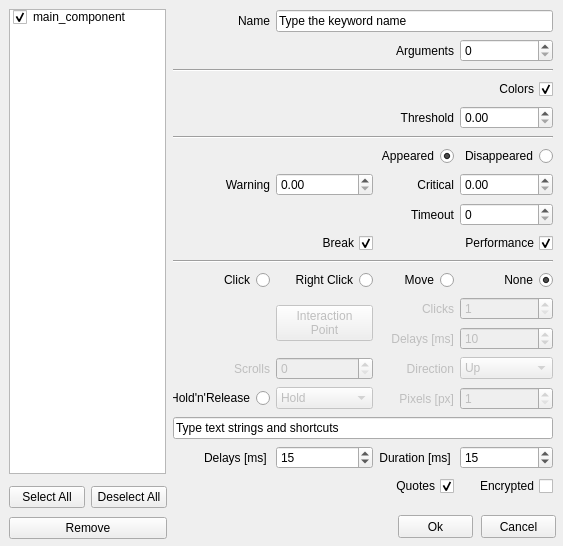
<?xml version="1.0" encoding="UTF-8"?>
<ui version="4.0">
 <class>Form</class>
 <widget class="QWidget" name="Form">
  <property name="geometry">
   <rect>
    <x>0</x>
    <y>0</y>
    <width>563</width>
    <height>546</height>
   </rect>
  </property>
  <property name="windowTitle">
   <string>Alyvix - Image Finder</string>
  </property>
  <widget class="QPushButton" name="pushButtonCancel">
   <property name="geometry">
    <rect>
     <x>481</x>
     <y>515</y>
     <width>75</width>
     <height>23</height>
    </rect>
   </property>
   <property name="text">
    <string>Cancel</string>
   </property>
  </widget>
  <widget class="QPushButton" name="pushButtonOk">
   <property name="geometry">
    <rect>
     <x>398</x>
     <y>515</y>
     <width>75</width>
     <height>23</height>
    </rect>
   </property>
   <property name="text">
    <string>Ok</string>
   </property>
  </widget>
  <widget class="QLabel" name="label_line">
   <property name="geometry">
    <rect>
     <x>100</x>
     <y>10000</y>
     <width>61</width>
     <height>21</height>
    </rect>
   </property>
   <property name="text">
    <string>Begin Line</string>
   </property>
   <property name="alignment">
    <set>Qt::AlignRight|Qt::AlignTrailing|Qt::AlignVCenter</set>
   </property>
  </widget>
  <widget class="QListWidget" name="listWidgetBlocks">
   <property name="geometry">
    <rect>
     <x>482</x>
     <y>10000</y>
     <width>81</width>
     <height>261</height>
    </rect>
   </property>
  </widget>
  <widget class="QPushButton" name="pushButtonAddBlock">
   <property name="geometry">
    <rect>
     <x>300</x>
     <y>10000</y>
     <width>71</width>
     <height>23</height>
    </rect>
   </property>
   <property name="text">
    <string>Add Block</string>
   </property>
  </widget>
  <widget class="QTextEdit" name="textEditCustomLines">
   <property name="geometry">
    <rect>
     <x>18</x>
     <y>10000</y>
     <width>456</width>
     <height>221</height>
    </rect>
   </property>
   <property name="tabStopWidth">
    <number>80</number>
   </property>
   <property name="acceptRichText">
    <bool>false</bool>
   </property>
  </widget>
  <widget class="QPushButton" name="pushButtonRemoveBlock">
   <property name="geometry">
    <rect>
     <x>380</x>
     <y>10000</y>
     <width>91</width>
     <height>23</height>
    </rect>
   </property>
   <property name="text">
    <string>Remove Block</string>
   </property>
  </widget>
  <widget class="QSpinBox" name="spinBoxLine">
   <property name="geometry">
    <rect>
     <x>170</x>
     <y>10000</y>
     <width>121</width>
     <height>22</height>
    </rect>
   </property>
   <property name="minimum">
    <number>1</number>
   </property>
   <property name="maximum">
    <number>99999</number>
   </property>
  </widget>
  <widget class="QListWidget" name="listWidget">
   <property name="geometry">
    <rect>
     <x>9</x>
     <y>9</y>
     <width>157</width>
     <height>465</height>
    </rect>
   </property>
   <property name="selectionMode">
    <enum>QAbstractItemView::SingleSelection</enum>
   </property>
   <item>
    <property name="text">
     <string>main_component</string>
    </property>
    <property name="checkState">
     <enum>Checked</enum>
    </property>
   </item>
  </widget>
  <widget class="QWidget" name="widget" native="true">
   <property name="geometry">
    <rect>
     <x>173</x>
     <y>9</y>
     <width>381</width>
     <height>497</height>
    </rect>
   </property>
   <widget class="QWidget" name="gridLayoutWidget">
    <property name="geometry">
     <rect>
      <x>0</x>
      <y>0</y>
      <width>380</width>
      <height>491</height>
     </rect>
    </property>
    <layout class="QGridLayout" name="gridLayout">
     <item row="9" column="0" colspan="2">
      <widget class="QCheckBox" name="timeout_exception">
       <property name="layoutDirection">
        <enum>Qt::RightToLeft</enum>
       </property>
       <property name="text">
        <string>Break</string>
       </property>
       <property name="checked">
        <bool>true</bool>
       </property>
      </widget>
     </item>
     <item row="11" column="3">
      <widget class="QRadioButton" name="dontclickRadio">
       <property name="layoutDirection">
        <enum>Qt::RightToLeft</enum>
       </property>
       <property name="text">
        <string>None</string>
       </property>
       <property name="checked">
        <bool>true</bool>
       </property>
       <attribute name="buttonGroup">
        <string notr="true">buttonGroup_2</string>
       </attribute>
      </widget>
     </item>
     <item row="19" column="3">
      <widget class="QCheckBox" name="text_encrypted">
       <property name="layoutDirection">
        <enum>Qt::RightToLeft</enum>
       </property>
       <property name="text">
        <string> Encrypted</string>
       </property>
       <property name="checked">
        <bool>false</bool>
       </property>
      </widget>
     </item>
     <item row="5" column="0" colspan="4">
      <widget class="Line" name="line_8">
       <property name="orientation">
        <enum>Qt::Horizontal</enum>
       </property>
      </widget>
     </item>
     <item row="18" column="2">
      <widget class="QLabel" name="labelSendKeysDuration">
       <property name="text">
        <string>Duration [ms] </string>
       </property>
       <property name="alignment">
        <set>Qt::AlignRight|Qt::AlignTrailing|Qt::AlignVCenter</set>
       </property>
      </widget>
     </item>
     <item row="18" column="1">
      <widget class="QSpinBox" name="spinBoxSendKeysDelay">
       <property name="maximum">
        <number>60000</number>
       </property>
       <property name="value">
        <number>15</number>
       </property>
      </widget>
     </item>
     <item row="19" column="2">
      <widget class="QCheckBox" name="add_quotes">
       <property name="layoutDirection">
        <enum>Qt::RightToLeft</enum>
       </property>
       <property name="text">
        <string>Quotes</string>
       </property>
       <property name="checked">
        <bool>true</bool>
       </property>
      </widget>
     </item>
     <item row="2" column="0" colspan="4">
      <widget class="Line" name="line_3">
       <property name="orientation">
        <enum>Qt::Horizontal</enum>
       </property>
      </widget>
     </item>
     <item row="17" column="0" colspan="4">
      <widget class="QLineEdit" name="inserttext">
       <property name="text">
        <string>Type text strings and shortcuts</string>
       </property>
      </widget>
     </item>
     <item row="10" column="0" colspan="4">
      <widget class="Line" name="line_10">
       <property name="orientation">
        <enum>Qt::Horizontal</enum>
       </property>
      </widget>
     </item>
     <item row="18" column="0">
      <widget class="QLabel" name="labelSendKeysDelay">
       <property name="text">
        <string>Delays [ms] </string>
       </property>
       <property name="alignment">
        <set>Qt::AlignRight|Qt::AlignTrailing|Qt::AlignVCenter</set>
       </property>
      </widget>
     </item>
     <item row="13" column="2">
      <widget class="QLabel" name="labelClickDelay">
       <property name="enabled">
        <bool>false</bool>
       </property>
       <property name="text">
        <string>Delays [ms]</string>
       </property>
       <property name="alignment">
        <set>Qt::AlignRight|Qt::AlignTrailing|Qt::AlignVCenter</set>
       </property>
      </widget>
     </item>
     <item row="7" column="0">
      <widget class="QLabel" name="labelWarning">
       <property name="text">
        <string>Warning</string>
       </property>
       <property name="alignment">
        <set>Qt::AlignRight|Qt::AlignTrailing|Qt::AlignVCenter</set>
       </property>
      </widget>
     </item>
     <item row="4" column="3">
      <widget class="QDoubleSpinBox" name="doubleSpinBoxThreshold">
       <property name="maximum">
        <double>1.000000000000000</double>
       </property>
       <property name="singleStep">
        <double>0.050000000000000</double>
       </property>
      </widget>
     </item>
     <item row="7" column="2">
      <widget class="QLabel" name="labelCritical">
       <property name="text">
        <string>Critical</string>
       </property>
       <property name="alignment">
        <set>Qt::AlignRight|Qt::AlignTrailing|Qt::AlignVCenter</set>
       </property>
      </widget>
     </item>
     <item row="1" column="3">
      <widget class="QSpinBox" name="spinBoxArgs"/>
     </item>
     <item row="8" column="2">
      <widget class="QLabel" name="timeout_label">
       <property name="text">
        <string>Timeout</string>
       </property>
       <property name="alignment">
        <set>Qt::AlignRight|Qt::AlignTrailing|Qt::AlignVCenter</set>
       </property>
      </widget>
     </item>
     <item row="6" column="0" colspan="3">
      <widget class="QRadioButton" name="wait_radio">
       <property name="layoutDirection">
        <enum>Qt::RightToLeft</enum>
       </property>
       <property name="text">
        <string>Appeared</string>
       </property>
       <property name="checked">
        <bool>true</bool>
       </property>
       <attribute name="buttonGroup">
        <string notr="true">buttonGroup_5</string>
       </attribute>
      </widget>
     </item>
     <item row="0" column="1" colspan="3">
      <widget class="QLineEdit" name="namelineedit">
       <property name="text">
        <string>Type the keyword name</string>
       </property>
      </widget>
     </item>
     <item row="4" column="0" colspan="3">
      <widget class="QLabel" name="threshold_label">
       <property name="text">
        <string>Threshold</string>
       </property>
       <property name="alignment">
        <set>Qt::AlignRight|Qt::AlignTrailing|Qt::AlignVCenter</set>
       </property>
      </widget>
     </item>
     <item row="6" column="3">
      <widget class="QRadioButton" name="wait_disapp_radio">
       <property name="layoutDirection">
        <enum>Qt::RightToLeft</enum>
       </property>
       <property name="text">
        <string>Disappeared</string>
       </property>
       <property name="checked">
        <bool>false</bool>
       </property>
       <attribute name="buttonGroup">
        <string notr="true">buttonGroup_5</string>
       </attribute>
      </widget>
     </item>
     <item row="1" column="2">
      <widget class="QLabel" name="labelArgs">
       <property name="text">
        <string>Arguments</string>
       </property>
       <property name="alignment">
        <set>Qt::AlignRight|Qt::AlignTrailing|Qt::AlignVCenter</set>
       </property>
      </widget>
     </item>
     <item row="12" column="1" rowspan="2">
      <widget class="QPushButton" name="pushButtonXYoffset">
       <property name="enabled">
        <bool>false</bool>
       </property>
       <property name="text">
        <string>Interaction
Point</string>
       </property>
      </widget>
     </item>
     <item row="11" column="0">
      <widget class="QRadioButton" name="clickRadio">
       <property name="layoutDirection">
        <enum>Qt::RightToLeft</enum>
       </property>
       <property name="text">
        <string>Click</string>
       </property>
       <attribute name="buttonGroup">
        <string notr="true">buttonGroup_2</string>
       </attribute>
      </widget>
     </item>
     <item row="15" column="3">
      <widget class="QSpinBox" name="holdreleaseSpinBox">
       <property name="enabled">
        <bool>false</bool>
       </property>
       <property name="minimum">
        <number>1</number>
       </property>
       <property name="maximum">
        <number>9999</number>
       </property>
      </widget>
     </item>
     <item row="12" column="3">
      <widget class="QSpinBox" name="clicknumber_spinbox">
       <property name="enabled">
        <bool>false</bool>
       </property>
       <property name="minimum">
        <number>1</number>
       </property>
      </widget>
     </item>
     <item row="8" column="3">
      <widget class="QSpinBox" name="timeout_spinbox">
       <property name="maximum">
        <number>999999</number>
       </property>
      </widget>
     </item>
     <item row="9" column="2" colspan="2">
      <widget class="QCheckBox" name="checkBoxEnablePerformance">
       <property name="layoutDirection">
        <enum>Qt::RightToLeft</enum>
       </property>
       <property name="text">
        <string>Performance</string>
       </property>
       <property name="checked">
        <bool>true</bool>
       </property>
      </widget>
     </item>
     <item row="15" column="0">
      <widget class="QRadioButton" name="holdreleaseRadio">
       <property name="layoutDirection">
        <enum>Qt::RightToLeft</enum>
       </property>
       <property name="text">
        <string>Hold'n'Release</string>
       </property>
       <attribute name="buttonGroup">
        <string notr="true">buttonGroup_2</string>
       </attribute>
      </widget>
     </item>
     <item row="18" column="3">
      <widget class="QSpinBox" name="spinBoxSendKeysDuration">
       <property name="maximum">
        <number>60000</number>
       </property>
       <property name="value">
        <number>15</number>
       </property>
      </widget>
     </item>
     <item row="13" column="3">
      <widget class="QSpinBox" name="clickdelay_spinbox">
       <property name="enabled">
        <bool>false</bool>
       </property>
       <property name="minimum">
        <number>1</number>
       </property>
       <property name="maximum">
        <number>60000</number>
       </property>
       <property name="value">
        <number>10</number>
       </property>
      </widget>
     </item>
     <item row="12" column="2">
      <widget class="QLabel" name="labelClickNumber">
       <property name="enabled">
        <bool>false</bool>
       </property>
       <property name="text">
        <string>Clicks</string>
       </property>
       <property name="alignment">
        <set>Qt::AlignRight|Qt::AlignTrailing|Qt::AlignVCenter</set>
       </property>
      </widget>
     </item>
     <item row="11" column="2">
      <widget class="QRadioButton" name="movemouseRadio">
       <property name="layoutDirection">
        <enum>Qt::RightToLeft</enum>
       </property>
       <property name="text">
        <string>Move</string>
       </property>
       <property name="checked">
        <bool>false</bool>
       </property>
       <attribute name="buttonGroup">
        <string notr="true">buttonGroup_2</string>
       </attribute>
      </widget>
     </item>
     <item row="11" column="1">
      <widget class="QRadioButton" name="rightclickRadio">
       <property name="layoutDirection">
        <enum>Qt::RightToLeft</enum>
       </property>
       <property name="text">
        <string>Right Click</string>
       </property>
       <attribute name="buttonGroup">
        <string notr="true">buttonGroup_2</string>
       </attribute>
      </widget>
     </item>
     <item row="0" column="0">
      <widget class="QLabel" name="labelName">
       <property name="layoutDirection">
        <enum>Qt::LeftToRight</enum>
       </property>
       <property name="text">
        <string>Name</string>
       </property>
       <property name="alignment">
        <set>Qt::AlignRight|Qt::AlignTrailing|Qt::AlignVCenter</set>
       </property>
      </widget>
     </item>
     <item row="7" column="3">
      <widget class="QDoubleSpinBox" name="doubleSpinBoxCritical">
       <property name="maximum">
        <double>9999.989999999999782</double>
       </property>
       <property name="singleStep">
        <double>1.000000000000000</double>
       </property>
      </widget>
     </item>
     <item row="3" column="2" colspan="2">
      <widget class="QCheckBox" name="checkBoxMatchColors">
       <property name="layoutDirection">
        <enum>Qt::RightToLeft</enum>
       </property>
       <property name="text">
        <string>Colors</string>
       </property>
       <property name="checked">
        <bool>true</bool>
       </property>
      </widget>
     </item>
     <item row="7" column="1">
      <widget class="QDoubleSpinBox" name="doubleSpinBoxWarning">
       <property name="maximum">
        <double>9999.989999999999782</double>
       </property>
       <property name="singleStep">
        <double>1.000000000000000</double>
       </property>
      </widget>
     </item>
     <item row="15" column="2">
      <widget class="QLabel" name="labelPixels">
       <property name="enabled">
        <bool>false</bool>
       </property>
       <property name="text">
        <string>Pixels [px]</string>
       </property>
       <property name="alignment">
        <set>Qt::AlignRight|Qt::AlignTrailing|Qt::AlignVCenter</set>
       </property>
      </widget>
     </item>
     <item row="15" column="1">
      <widget class="QComboBox" name="holdreleaseComboBox">
       <property name="enabled">
        <bool>false</bool>
       </property>
       <item>
        <property name="text">
         <string>Hold</string>
        </property>
       </item>
       <item>
        <property name="text">
         <string>Release</string>
        </property>
       </item>
       <item>
        <property name="text">
         <string>Release Up</string>
        </property>
       </item>
       <item>
        <property name="text">
         <string>Release Down</string>
        </property>
       </item>
       <item>
        <property name="text">
         <string>Release Left</string>
        </property>
       </item>
       <item>
        <property name="text">
         <string>Release Right</string>
        </property>
       </item>
      </widget>
     </item>
     <item row="14" column="0">
      <widget class="QLabel" name="scrollsLabel">
       <property name="enabled">
        <bool>false</bool>
       </property>
       <property name="text">
        <string>Scrolls</string>
       </property>
       <property name="alignment">
        <set>Qt::AlignRight|Qt::AlignTrailing|Qt::AlignVCenter</set>
       </property>
      </widget>
     </item>
     <item row="14" column="1">
      <widget class="QSpinBox" name="spinBoxScrolls">
       <property name="enabled">
        <bool>false</bool>
       </property>
      </widget>
     </item>
     <item row="14" column="3">
      <widget class="QComboBox" name="comboBoxScrolls">
       <property name="enabled">
        <bool>false</bool>
       </property>
       <item>
        <property name="text">
         <string>Up</string>
        </property>
       </item>
       <item>
        <property name="text">
         <string>Down</string>
        </property>
       </item>
       <item>
        <property name="text">
         <string>Left</string>
        </property>
       </item>
       <item>
        <property name="text">
         <string>Right</string>
        </property>
       </item>
      </widget>
     </item>
     <item row="14" column="2">
      <widget class="QLabel" name="labelDirectionScroll">
       <property name="enabled">
        <bool>false</bool>
       </property>
       <property name="layoutDirection">
        <enum>Qt::LeftToRight</enum>
       </property>
       <property name="text">
        <string>Direction</string>
       </property>
       <property name="alignment">
        <set>Qt::AlignRight|Qt::AlignTrailing|Qt::AlignVCenter</set>
       </property>
      </widget>
     </item>
    </layout>
   </widget>
  </widget>
  <widget class="QWidget" name="widget_2" native="true">
   <property name="geometry">
    <rect>
     <x>173</x>
     <y>9000</y>
     <width>381</width>
     <height>320</height>
    </rect>
   </property>
   <widget class="QWidget" name="gridLayoutWidget_2">
    <property name="geometry">
     <rect>
      <x>0</x>
      <y>0</y>
      <width>380</width>
      <height>310</height>
     </rect>
    </property>
    <layout class="QGridLayout" name="gridLayout_2">
     <item row="5" column="3">
      <widget class="QSpinBox" name="clickdelay_spinbox_2">
       <property name="enabled">
        <bool>false</bool>
       </property>
       <property name="minimum">
        <number>1</number>
       </property>
       <property name="maximum">
        <number>60000</number>
       </property>
       <property name="value">
        <number>10</number>
       </property>
      </widget>
     </item>
     <item row="3" column="3">
      <widget class="QRadioButton" name="dontclickRadio_2">
       <property name="layoutDirection">
        <enum>Qt::RightToLeft</enum>
       </property>
       <property name="text">
        <string>None</string>
       </property>
       <property name="checked">
        <bool>true</bool>
       </property>
       <attribute name="buttonGroup">
        <string notr="true">buttonGroup_4</string>
       </attribute>
      </widget>
     </item>
     <item row="4" column="3">
      <widget class="QSpinBox" name="clicknumber_spinbox_2">
       <property name="enabled">
        <bool>false</bool>
       </property>
       <property name="minimum">
        <number>1</number>
       </property>
      </widget>
     </item>
     <item row="10" column="3">
      <widget class="QSpinBox" name="spinBoxSendKeysDuration_2">
       <property name="maximum">
        <number>60000</number>
       </property>
       <property name="value">
        <number>15</number>
       </property>
      </widget>
     </item>
     <item row="11" column="3">
      <widget class="QCheckBox" name="text_encrypted_2">
       <property name="layoutDirection">
        <enum>Qt::RightToLeft</enum>
       </property>
       <property name="text">
        <string>Encrypted</string>
       </property>
       <property name="checked">
        <bool>false</bool>
       </property>
      </widget>
     </item>
     <item row="7" column="3">
      <widget class="QSpinBox" name="holdreleaseSpinBox_2">
       <property name="enabled">
        <bool>false</bool>
       </property>
       <property name="minimum">
        <number>1</number>
       </property>
       <property name="maximum">
        <number>9999</number>
       </property>
      </widget>
     </item>
     <item row="3" column="2">
      <widget class="QRadioButton" name="movemouseRadio_2">
       <property name="layoutDirection">
        <enum>Qt::RightToLeft</enum>
       </property>
       <property name="text">
        <string>Move</string>
       </property>
       <property name="checked">
        <bool>false</bool>
       </property>
       <attribute name="buttonGroup">
        <string notr="true">buttonGroup_4</string>
       </attribute>
      </widget>
     </item>
     <item row="9" column="0" colspan="4">
      <widget class="QLineEdit" name="inserttext_2">
       <property name="text">
        <string>Type text strings and shortcuts</string>
       </property>
      </widget>
     </item>
     <item row="1" column="3">
      <widget class="QDoubleSpinBox" name="doubleSpinBoxThreshold_2">
       <property name="maximum">
        <double>1.000000000000000</double>
       </property>
       <property name="singleStep">
        <double>0.050000000000000</double>
       </property>
      </widget>
     </item>
     <item row="1" column="0" colspan="3">
      <widget class="QLabel" name="threshold_label_2">
       <property name="text">
        <string>Threshold</string>
       </property>
       <property name="alignment">
        <set>Qt::AlignRight|Qt::AlignTrailing|Qt::AlignVCenter</set>
       </property>
      </widget>
     </item>
     <item row="3" column="0">
      <widget class="QRadioButton" name="clickRadio_2">
       <property name="layoutDirection">
        <enum>Qt::RightToLeft</enum>
       </property>
       <property name="text">
        <string>Click</string>
       </property>
       <attribute name="buttonGroup">
        <string notr="true">buttonGroup_4</string>
       </attribute>
      </widget>
     </item>
     <item row="4" column="2">
      <widget class="QLabel" name="labelClickNumber_2">
       <property name="enabled">
        <bool>false</bool>
       </property>
       <property name="text">
        <string>Clicks</string>
       </property>
       <property name="alignment">
        <set>Qt::AlignRight|Qt::AlignTrailing|Qt::AlignVCenter</set>
       </property>
      </widget>
     </item>
     <item row="3" column="1">
      <widget class="QRadioButton" name="rightclickRadio_2">
       <property name="layoutDirection">
        <enum>Qt::RightToLeft</enum>
       </property>
       <property name="text">
        <string>Right Click</string>
       </property>
       <attribute name="buttonGroup">
        <string notr="true">buttonGroup_4</string>
       </attribute>
      </widget>
     </item>
     <item row="10" column="0">
      <widget class="QLabel" name="labelSendKeysDelay_2">
       <property name="text">
        <string>Delays [ms] </string>
       </property>
       <property name="alignment">
        <set>Qt::AlignRight|Qt::AlignTrailing|Qt::AlignVCenter</set>
       </property>
      </widget>
     </item>
     <item row="2" column="0" colspan="4">
      <widget class="Line" name="line_5">
       <property name="orientation">
        <enum>Qt::Horizontal</enum>
       </property>
      </widget>
     </item>
     <item row="4" column="1" rowspan="2">
      <widget class="QPushButton" name="pushButtonXYoffset_2">
       <property name="enabled">
        <bool>false</bool>
       </property>
       <property name="text">
        <string>Interaction
Point</string>
       </property>
      </widget>
     </item>
     <item row="10" column="2">
      <widget class="QLabel" name="labelSendKeysDuration_2">
       <property name="text">
        <string>Duration [ms] </string>
       </property>
       <property name="alignment">
        <set>Qt::AlignRight|Qt::AlignTrailing|Qt::AlignVCenter</set>
       </property>
      </widget>
     </item>
     <item row="5" column="2">
      <widget class="QLabel" name="labelClickDelay_2">
       <property name="enabled">
        <bool>false</bool>
       </property>
       <property name="text">
        <string>Delays [ms]</string>
       </property>
       <property name="alignment">
        <set>Qt::AlignRight|Qt::AlignTrailing|Qt::AlignVCenter</set>
       </property>
      </widget>
     </item>
     <item row="11" column="2">
      <widget class="QCheckBox" name="add_quotes_2">
       <property name="layoutDirection">
        <enum>Qt::RightToLeft</enum>
       </property>
       <property name="text">
        <string>Quotes</string>
       </property>
       <property name="checked">
        <bool>true</bool>
       </property>
      </widget>
     </item>
     <item row="7" column="2">
      <widget class="QLabel" name="labelPixels_2">
       <property name="enabled">
        <bool>false</bool>
       </property>
       <property name="text">
        <string>Pixels [px]</string>
       </property>
       <property name="alignment">
        <set>Qt::AlignRight|Qt::AlignTrailing|Qt::AlignVCenter</set>
       </property>
      </widget>
     </item>
     <item row="7" column="0">
      <widget class="QRadioButton" name="holdreleaseRadio_2">
       <property name="layoutDirection">
        <enum>Qt::RightToLeft</enum>
       </property>
       <property name="text">
        <string>Hold'n'Release</string>
       </property>
       <attribute name="buttonGroup">
        <string notr="true">buttonGroup_4</string>
       </attribute>
      </widget>
     </item>
     <item row="7" column="1">
      <widget class="QComboBox" name="holdreleaseComboBox_2">
       <property name="enabled">
        <bool>false</bool>
       </property>
       <item>
        <property name="text">
         <string>Hold</string>
        </property>
       </item>
       <item>
        <property name="text">
         <string>Release</string>
        </property>
       </item>
       <item>
        <property name="text">
         <string>Release Up</string>
        </property>
       </item>
       <item>
        <property name="text">
         <string>Release Down</string>
        </property>
       </item>
       <item>
        <property name="text">
         <string>Release Left</string>
        </property>
       </item>
       <item>
        <property name="text">
         <string>Release Right</string>
        </property>
       </item>
      </widget>
     </item>
     <item row="0" column="2" colspan="2">
      <widget class="QCheckBox" name="checkBoxMatchColors_2">
       <property name="layoutDirection">
        <enum>Qt::RightToLeft</enum>
       </property>
       <property name="text">
        <string>Colors</string>
       </property>
       <property name="checked">
        <bool>true</bool>
       </property>
      </widget>
     </item>
     <item row="10" column="1">
      <widget class="QSpinBox" name="spinBoxSendKeysDelay_2">
       <property name="maximum">
        <number>60000</number>
       </property>
       <property name="value">
        <number>15</number>
       </property>
      </widget>
     </item>
     <item row="6" column="0">
      <widget class="QLabel" name="scrollsLabel_2">
       <property name="enabled">
        <bool>false</bool>
       </property>
       <property name="text">
        <string>Scrolls</string>
       </property>
       <property name="alignment">
        <set>Qt::AlignRight|Qt::AlignTrailing|Qt::AlignVCenter</set>
       </property>
      </widget>
     </item>
     <item row="6" column="1">
      <widget class="QSpinBox" name="spinBoxScrolls_2">
       <property name="enabled">
        <bool>false</bool>
       </property>
      </widget>
     </item>
     <item row="6" column="3">
      <widget class="QComboBox" name="comboBoxScrolls_2">
       <property name="enabled">
        <bool>false</bool>
       </property>
       <item>
        <property name="text">
         <string>Up</string>
        </property>
       </item>
       <item>
        <property name="text">
         <string>Down</string>
        </property>
       </item>
       <item>
        <property name="text">
         <string>Left</string>
        </property>
       </item>
       <item>
        <property name="text">
         <string>Right</string>
        </property>
       </item>
      </widget>
     </item>
     <item row="6" column="2">
      <widget class="QLabel" name="labelDirectionScroll_2">
       <property name="enabled">
        <bool>false</bool>
       </property>
       <property name="layoutDirection">
        <enum>Qt::LeftToRight</enum>
       </property>
       <property name="text">
        <string>Direction</string>
       </property>
       <property name="alignment">
        <set>Qt::AlignRight|Qt::AlignTrailing|Qt::AlignVCenter</set>
       </property>
      </widget>
     </item>
    </layout>
   </widget>
  </widget>
  <widget class="QLabel" name="roi_width_label">
   <property name="geometry">
    <rect>
     <x>138</x>
     <y>10000</y>
     <width>89</width>
     <height>20</height>
    </rect>
   </property>
   <property name="text">
    <string>Roi Width</string>
   </property>
   <property name="alignment">
    <set>Qt::AlignRight|Qt::AlignTrailing|Qt::AlignVCenter</set>
   </property>
  </widget>
  <widget class="QLabel" name="roi_height_label">
   <property name="geometry">
    <rect>
     <x>327</x>
     <y>10000</y>
     <width>94</width>
     <height>20</height>
    </rect>
   </property>
   <property name="text">
    <string>Roi Height</string>
   </property>
   <property name="alignment">
    <set>Qt::AlignRight|Qt::AlignTrailing|Qt::AlignVCenter</set>
   </property>
  </widget>
  <widget class="Line" name="line_9">
   <property name="geometry">
    <rect>
     <x>138</x>
     <y>10000</y>
     <width>378</width>
     <height>3</height>
    </rect>
   </property>
   <property name="orientation">
    <enum>Qt::Horizontal</enum>
   </property>
  </widget>
  <widget class="QSpinBox" name="roi_height_spinbox">
   <property name="geometry">
    <rect>
     <x>427</x>
     <y>10000</y>
     <width>89</width>
     <height>20</height>
    </rect>
   </property>
   <property name="maximum">
    <number>9999</number>
   </property>
  </widget>
  <widget class="QSpinBox" name="roi_y_spinbox">
   <property name="geometry">
    <rect>
     <x>427</x>
     <y>10000</y>
     <width>89</width>
     <height>20</height>
    </rect>
   </property>
   <property name="minimum">
    <number>-9999</number>
   </property>
   <property name="maximum">
    <number>9999</number>
   </property>
  </widget>
  <widget class="QSpinBox" name="roi_width_spinbox">
   <property name="geometry">
    <rect>
     <x>233</x>
     <y>10000</y>
     <width>88</width>
     <height>20</height>
    </rect>
   </property>
   <property name="maximum">
    <number>9999</number>
   </property>
  </widget>
  <widget class="QLabel" name="roi_y_label">
   <property name="geometry">
    <rect>
     <x>327</x>
     <y>10000</y>
     <width>94</width>
     <height>20</height>
    </rect>
   </property>
   <property name="text">
    <string>Roi Y</string>
   </property>
   <property name="alignment">
    <set>Qt::AlignRight|Qt::AlignTrailing|Qt::AlignVCenter</set>
   </property>
  </widget>
  <widget class="QSpinBox" name="roi_x_spinbox">
   <property name="geometry">
    <rect>
     <x>233</x>
     <y>10000</y>
     <width>88</width>
     <height>20</height>
    </rect>
   </property>
   <property name="minimum">
    <number>-9999</number>
   </property>
   <property name="maximum">
    <number>9999</number>
   </property>
  </widget>
  <widget class="QLabel" name="roi_x_label">
   <property name="geometry">
    <rect>
     <x>138</x>
     <y>10000</y>
     <width>89</width>
     <height>20</height>
    </rect>
   </property>
   <property name="text">
    <string>Roi X</string>
   </property>
   <property name="alignment">
    <set>Qt::AlignRight|Qt::AlignTrailing|Qt::AlignVCenter</set>
   </property>
  </widget>
  <widget class="QRadioButton" name="find_radio">
   <property name="geometry">
    <rect>
     <x>80</x>
     <y>7800</y>
     <width>88</width>
     <height>17</height>
    </rect>
   </property>
   <property name="layoutDirection">
    <enum>Qt::RightToLeft</enum>
   </property>
   <property name="text">
    <string>Find</string>
   </property>
   <attribute name="buttonGroup">
    <string notr="true">buttonGroup_5</string>
   </attribute>
  </widget>
  <widget class="QWidget" name="gridLayoutWidget_3">
   <property name="geometry">
    <rect>
     <x>9</x>
     <y>483</y>
     <width>158</width>
     <height>61</height>
    </rect>
   </property>
   <layout class="QGridLayout" name="gridLayout_3">
    <item row="0" column="0">
     <widget class="QPushButton" name="pushButtonSelAll">
      <property name="text">
       <string>Select All</string>
      </property>
     </widget>
    </item>
    <item row="0" column="1">
     <widget class="QPushButton" name="pushButtonDesAll">
      <property name="text">
       <string>Deselect All</string>
      </property>
     </widget>
    </item>
    <item row="1" column="0" colspan="2">
     <widget class="QPushButton" name="pushButtonDelete">
      <property name="text">
       <string>Remove</string>
      </property>
     </widget>
    </item>
   </layout>
  </widget>
 </widget>
 <resources/>
 <connections/>
 <buttongroups>
  <buttongroup name="buttonGroup_2"/>
  <buttongroup name="buttonGroup_4"/>
  <buttongroup name="buttonGroup_5"/>
 </buttongroups>
</ui>
